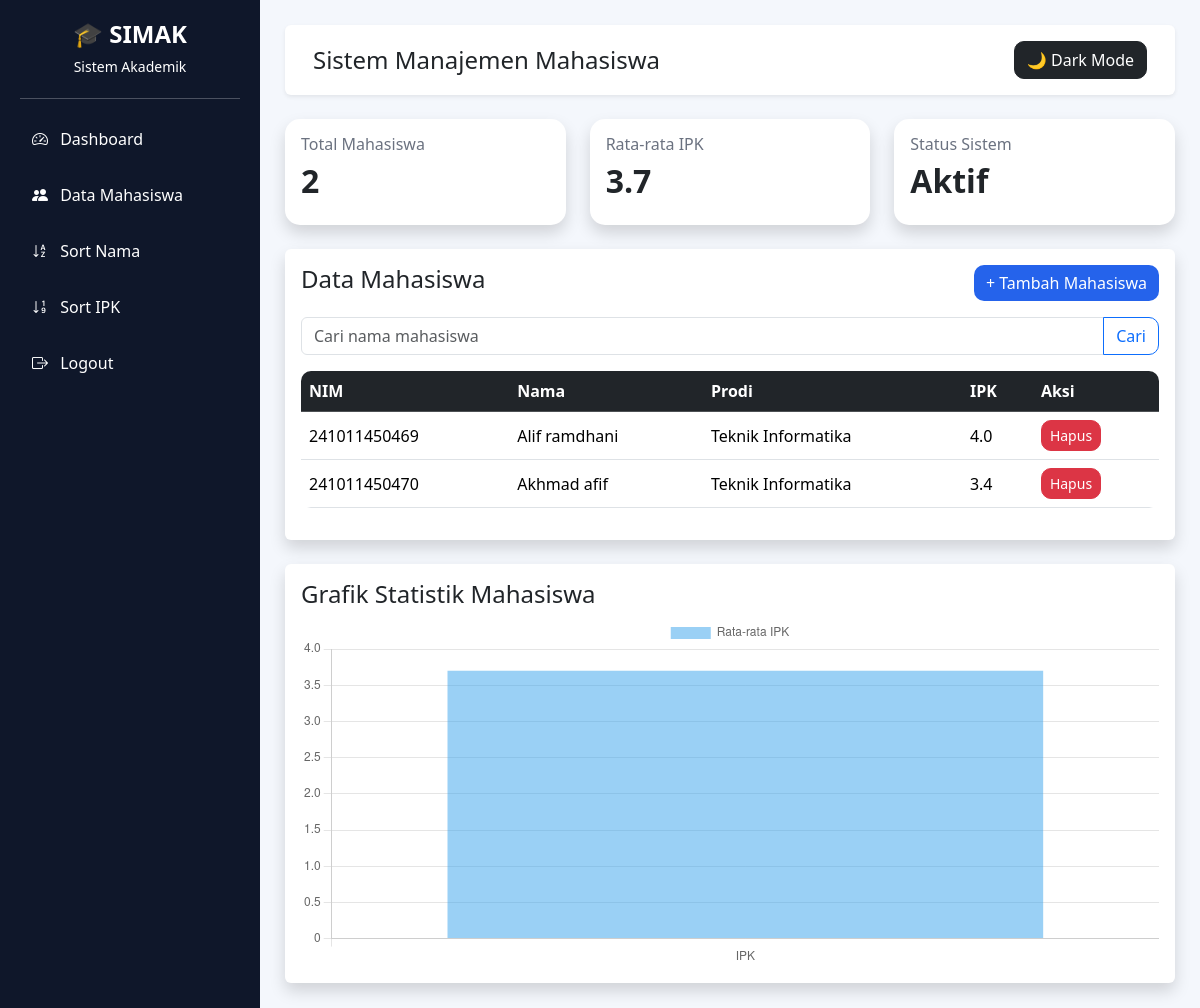
The page / (signed in) on the database its author committed.
### tables this page shows
CREATE TABLE mahasiswa(
        nim TEXT PRIMARY KEY,
        nama TEXT NOT NULL,
        prodi TEXT NOT NULL,
        ipk REAL NOT NULL
    );

### app.py (the view)
@app.route("/")
@login_required
def dashboard():
    conn = get_db()
    data = conn.execute(
        "SELECT * FROM mahasiswa"
    ).fetchall()
    total = len(data)
    rata_ipk = 0
    if total > 0:
        rata_ipk = round(
            sum(row["ipk"] for row in data) / total,
            2
        )
    conn.close()
    return render_template(
        "dashboard.html",
        data=data,
        total=total,
        rata_ipk=rata_ipk
    )

### app.py (called while the page is built)
def get_db():
    conn = sqlite3.connect(DATABASE)
    conn.row_factory = sqlite3.Row
    return conn

def login_required(f):
    @wraps(f)
    def decorated_function(*args, **kwargs):
        if "user" not in session:
            return redirect(url_for("login"))
        return f(*args, **kwargs)
    return decorated_function

### templates/dashboard.html (shortened to what this page needs)
{% extends 'layout.html' %}
{% block content %}
<div class="row mb-4">
    <div class="col-md-4">
        <div class="card shadow border-0 dashboard-card">
            <div class="card-body">
                <h6>Total Mahasiswa</h6>
                <h2>{{ total }}</h2>
            </div>
        </div>
    </div>
    <div class="col-md-4">
        <div class="card shadow border-0 dashboard-card">
            <div class="card-body">
                <h6>Rata-rata IPK</h6>
                <h2>{{ rata_ipk }}</h2>
            </div>
        </div>
    </div>
    <div class="col-md-4">
        <div class="card shadow border-0 dashboard-card">
            <div class="card-body">
                <h6>Status Sistem</h6>
                <h2>Aktif</h2>
            </div>
        </div>
    </div>
</div>
<div class="card shadow border-0 mb-4">
    <div class="card-body">
        <div class="d-flex justify-content-between mb-3">
            <h4>Data Mahasiswa</h4>
            <button
                class="btn btn-primary"
                data-bs-toggle="modal"
                data-bs-target="#tambahModal">
                + Tambah Mahasiswa
            </button>
        </div>
        <form action="/search" method="GET">
            <div class="input-group mb-3">
                <input
                    type="text"
                    class="form-control"
                    name="keyword"
                    placeholder="Cari nama mahasiswa">
                <button
                    class="btn btn-outline-primary">
                    Cari
                </button>
            </div>
        </form>
        <div class="table-responsive">
            <table class="table table-hover align-middle">
                <thead class="table-dark">
                <tr>
                    <th>NIM</th>
                    <th>Nama</th>
                    <th>Prodi</th>
                    <th>IPK</th>
                    <th>Aksi</th>
                </tr>
                </thead>
                <tbody>
                {% for mhs in data %}
                <tr>
                    <td>{{ mhs["nim"] }}</td>
                    <td>{{ mhs["nama"] }}</td>
                    <td>{{ mhs["prodi"] }}</td>
                    <td>{{ mhs["ipk"] }}</td>
                    <td>
                        <a
                            href="/hapus/{{ mhs['nim'] }}"
                            class="btn btn-danger btn-sm">
                            Hapus
                        </a>
                    </td>
                </tr>
                {% endfor %}
                </tbody>
            </table>
        </div>
    </div>
</div>
<div class="card shadow border-0">
    <div class="card-body">
        <h4>Grafik Statistik Mahasiswa</h4>
        <canvas id="ipkChart"></canvas>
    </div>
</div>
<script>
const ctx = document.getElementById('ipkChart');
new Chart(ctx, {
    type: 'bar',
    data: {
        labels: [
            'IPK'
        ],
        datasets: [{
            label: 'Rata-rata IPK',
            data: [Number("{{ rata_ipk }}")]
        }]
    }
});
</script>
{% endblock %}

### templates/layout.html (shortened to what this page needs)
<!DOCTYPE html>
<html lang="id">
<head>
    <link href="https://cdn.jsdelivr.net/npm/bootstrap@5.3.3/dist/css/bootstrap.min.css" rel="stylesheet">
    <link href="https://cdn.jsdelivr.net/npm/bootstrap-icons@1.11.3/font/bootstrap-icons.min.css" rel="stylesheet">
    <link rel="stylesheet" href="{{ url_for('static', filename='style.css') }}">
</head>
<body>
<div class="wrapper">
    <div class="sidebar">
        <div class="logo">
            <h4>🎓 SIMAK</h4>
            <small>Sistem Akademik</small>
        </div>
        <hr>
        <a href="/">
            <i class="bi bi-speedometer2"></i>
            Dashboard
        </a>
        <a href="/">
            <i class="bi bi-people-fill"></i>
            Data Mahasiswa
        </a>
        <a href="/sort/nama">
            <i class="bi bi-sort-alpha-down"></i>
            Sort Nama
        </a>
        <a href="/sort/ipk">
            <i class="bi bi-sort-numeric-down"></i>
            Sort IPK
        </a>
        <a href="/logout">
            <i class="bi bi-box-arrow-right"></i>
            Logout
        </a>
    </div>
    <div class="main-content">
        <nav class="navbar navbar-expand-lg bg-white shadow-sm rounded p-3 mb-4">
            <div class="container-fluid">
                <h4 class="mb-0">
                    Sistem Manajemen Mahasiswa
                </h4>
                <button
                    class="btn btn-dark"
                    onclick="toggleDarkMode()">
                    🌙 Dark Mode
                </button>
            </div>
        </nav>
        {% block content %}
        {% endblock %}
    </div>
</div>
</body>
</html>

### templates/static/style.css (style rules this page uses)
body { background:#f4f7fc; font-family:'Segoe UI',sans-serif; margin:0; padding:0; }
.wrapper { display:flex; min-height:100vh; }
.sidebar { width:260px; background:#0f172a; color:white; padding:20px; position:fixed; height:100%; overflow-y:auto; }
.sidebar .logo { text-align:center; margin-bottom:20px; }
.sidebar .logo h4 { margin-bottom:5px; font-weight:bold; }
.sidebar a { display:block; text-decoration:none; color:white; padding:12px; border-radius:10px; margin-bottom:8px; transition:0.3s; }
.sidebar i { margin-right:8px; }
.main-content { margin-left:260px; width:100%; padding:25px; }
.dashboard-card { border-radius:15px; transition:0.3s; }
.dashboard-card h6 { color:#6b7280; }
.dashboard-card h2 { font-weight:bold; }
.table { border-radius:10px; overflow:hidden; }
.btn { border-radius:10px; }
.btn-primary { background:#2563eb; border:none; }
.navbar { border-radius:15px; }
canvas { max-height:350px; }

### rows shown on the page
mahasiswa: nim "241011450469", nama "Alif ramdhani", prodi "Teknik Informatika", ipk "4.0"
mahasiswa: nim "241011450470", nama "Akhmad afif", prodi "Teknik Informatika", ipk "3.4"

### other values the page prints
{{ total }} "2"
{{ rata_ipk }} "3.7"
chart data {{ rata_ipk }} 3.7
